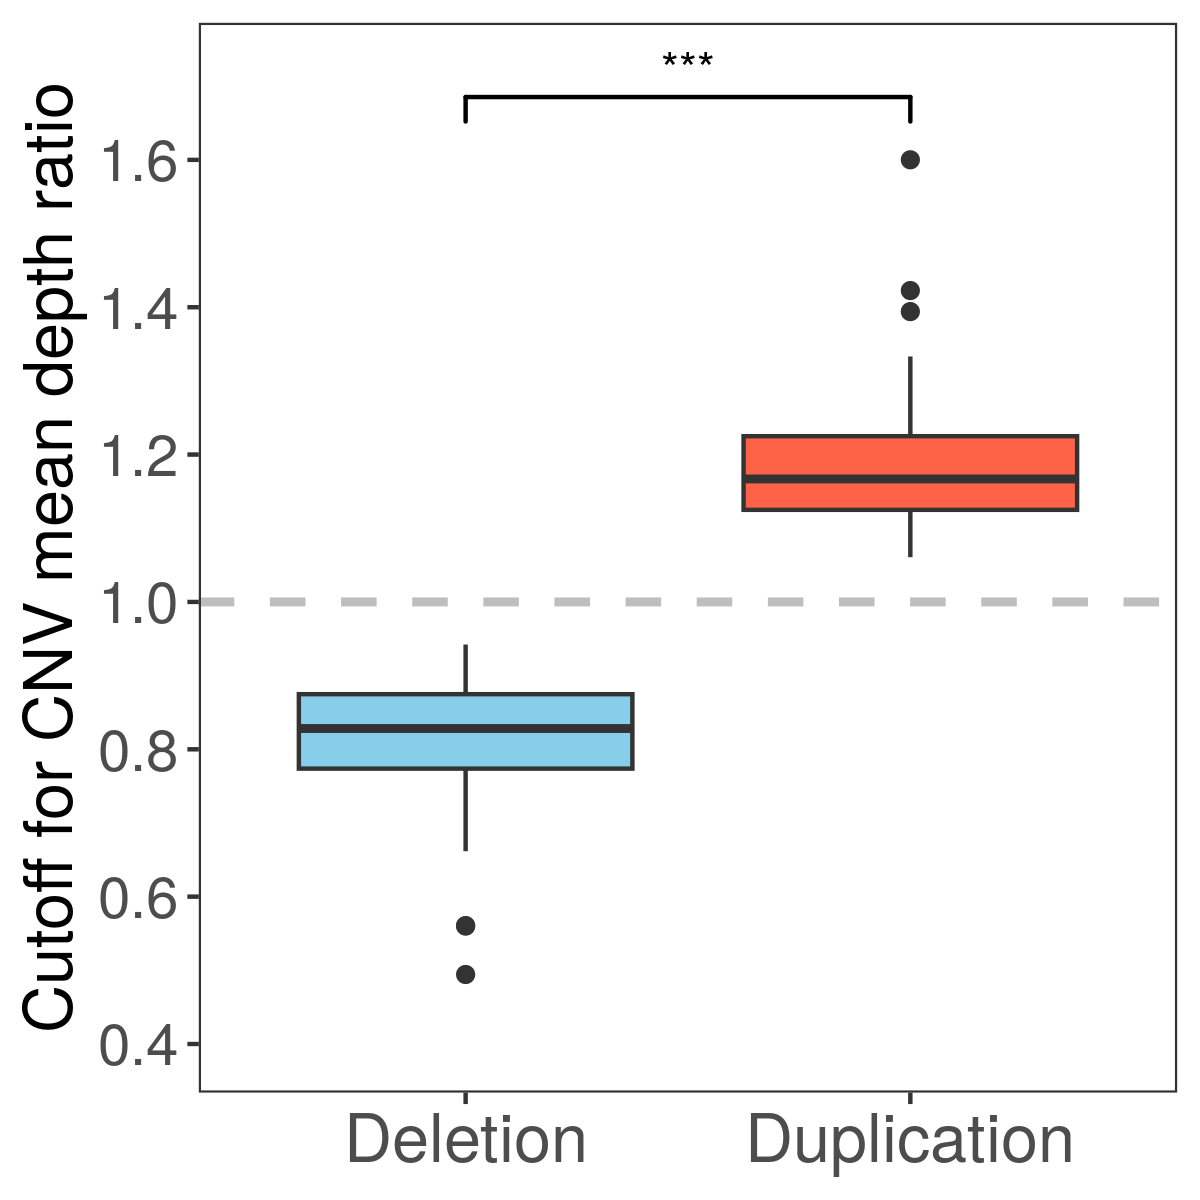

Reproduce this figure in R.
library(data.table)
library(dplyr)
library(ggplot2)

df<-fread("./data/sample_cnv_data.txt", sep="\t", header=T)

### exclude failed samples

samples_exclude <- c('SM4628','SM7239','SM4846')
df <- df %>% filter(!sample_id %in% samples_exclude)

df <- df %>% filter(region_type == 'cnv')

df_cut <- df %>% select(sample_id, cutoff_del, cutoff_dup)
df_cut <- df_cut %>% distinct(.keep_all = TRUE)
df_cut_melt <- melt(df_cut, id = 'sample_id')

### plot

ggplot(df_cut_melt, aes(x=variable, y=value, fill=as.factor(variable))) +
  geom_boxplot() +
  theme_bw() + 
  scale_fill_manual(values = c("cutoff_del"="skyblue", "cutoff_dup"= "tomato"), labels = c( "cutoff_del"="Del cutoff", "cutoff_dup"="Dup cutoff")) +
  geom_hline(yintercept=1, color="gray", linetype="dashed", size=1) +
  scale_x_discrete(labels= c("Deletion","Duplication")) +
  theme(panel.grid.major = element_blank(),
        panel.grid.minor = element_blank(), 
        axis.line = element_blank(),
        axis.text.x=element_text(size=16),
        axis.text.y=element_text(size=14),
        axis.title=element_text(size=16),
        legend.position="none",
        axis.title.x=element_blank()) +
  guides(fill=guide_legend(title=NA)) +
  scale_y_continuous(breaks=c(0.4,0.6,0.8,1,1.2,1.4,1.6), limits = c(0.4,1.72)) +
  ylab("Cutoff for CNV mean depth ratio") +
  geom_signif(comparisons = list(c("cutoff_del", "cutoff_dup")), map_signif_level=TRUE, color="black", y_position=1.63)

ggsave("./figures/Fig3A.png",height=4, width=4)
